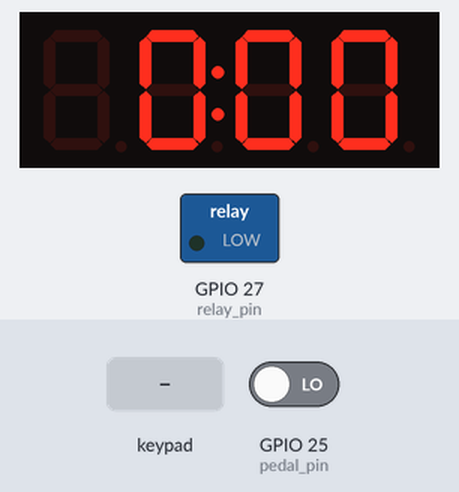
A sketch run on a simulated ESP32. On the bench: 4-digit seven-segment display, switched loads named in the sketch (green lamp = pin HIGH). Inputs (shaded band) come from the test bench; at power-on: GPIO 25 (pedal_pin) LOW. WiFi joins after 1.5 s; servers stay silent unless stated; what the sketch prints to the serial monitor is not drawn.

Above: at 2.7 s.
2.8 s: keypad keys 1 3 9 7 2 2 2 * pressed 0.4 s apart
At 4.5 s:
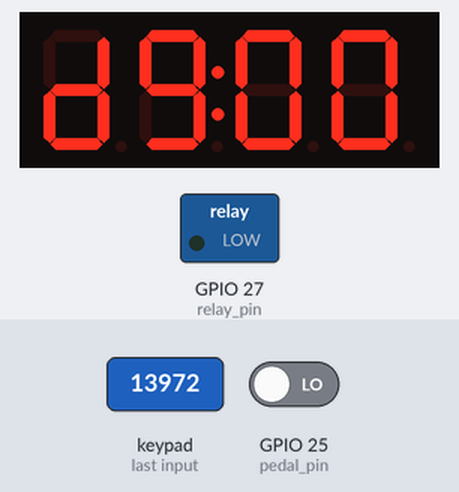
7.5 s: GPIO 25 (pedal_pin) driven HIGH
At 7.69 s:
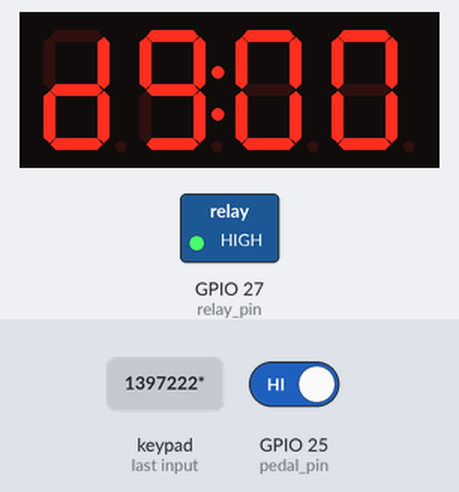
9.9 s: key 'C' pressed
At 11.3 s:
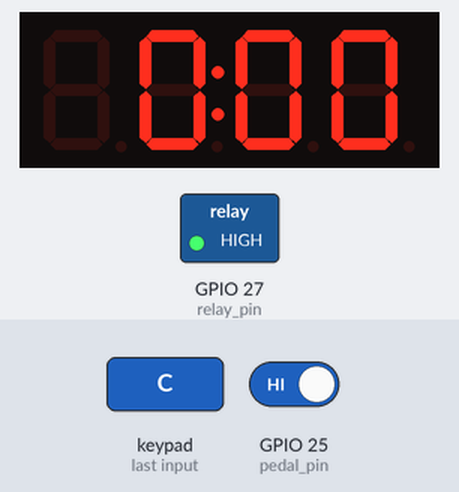
12.9 s: key '1' pressed
At 13.1 s:
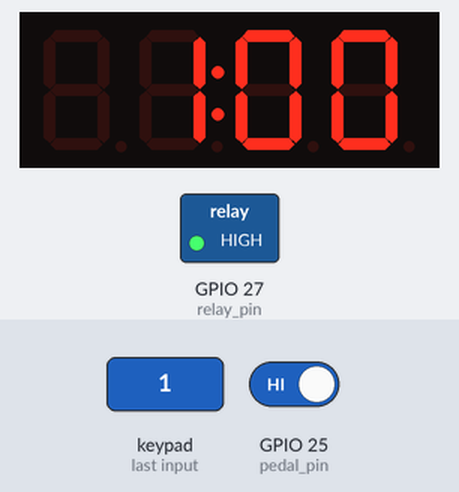
15.4 s: GPIO 25 (pedal_pin) driven LOW
At 17.1 s:
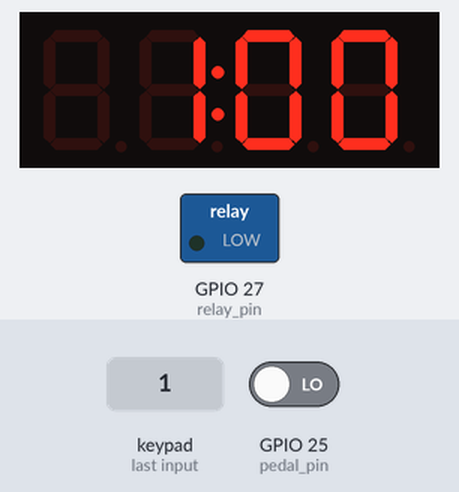
17.5 s: keypad keys 2 0 4 1 6 # pressed 0.4 s apart
At 18.9 s:
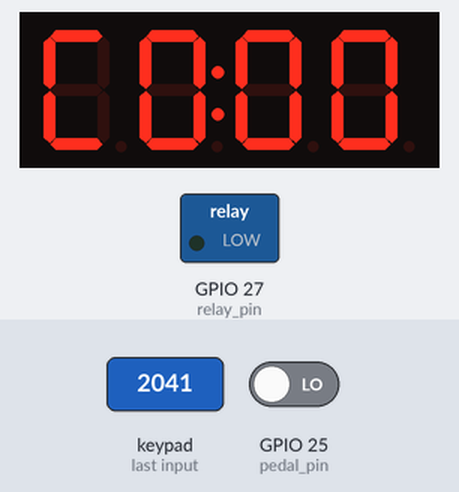
Timing chart, 0 to 21.0 s (numbered marks = the images above; inputs shaded):
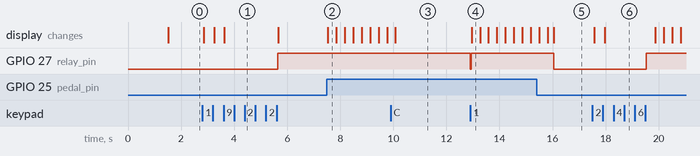

The sketch:

ESPTimer.ino
```cpp
#include "Timer.h"

Timer *timer;

void setup() {
  timer = new Timer;
}

void loop() {
  timer->Loop();
}
```

Keyboard4x4.cpp
```cpp
#include "Keyboard4x4.h"

Keyboard4x4::Keyboard4x4() {
  keypad = new Keypad(makeKeymap(keys), pin_rows, pin_column, ROW_NUM, COLUMN_NUM);
  keypad->setDebounceTime(50);  //Imposto debounce a 50ms
}

char Keyboard4x4::GetPressedKey() {
  char key = keypad->getKey();
  return key;
}
```

Keyboard4x4.h
```cpp
#pragma once
#include <Keypad.h>
#include <Arduino.h>

class Keyboard4x4 {
public:
  Keyboard4x4();

  char GetPressedKey();
private:
  Keypad *keypad;

  static const byte ROW_NUM = 4;
  static const byte COLUMN_NUM = 4;

  char keys[ROW_NUM][COLUMN_NUM] = {
    { '1', '2', '3', 'A' },
    { '4', '5', '6', 'B' },
    { '7', '8', '9', 'C' },
    { '*', '0', '#', 'D' }
  };

  byte pin_rows[ROW_NUM] = { 17, 5, 18, 19 };
  byte pin_column[COLUMN_NUM] = { 2, 0, 4, 16 };
};
```

OTA.cpp
```cpp
#include "OTA.h"
#include <Arduino.h>

OTA::OTA(Printer *printer_in)
  : printer(printer_in) {
  WiFi.mode(WIFI_STA);
  WiFi.begin(ssid, password);
  while (WiFi.waitForConnectResult() != WL_CONNECTED) {
    printer->PrintMessage("Connection Failed! Rebooting...");
    delay(5000);
    ESP.restart();
  }

  // Port defaults to 3232
  // ArduinoOTA.setPort(3232);

  // Hostname defaults to esp3232-[MAC]
  ArduinoOTA.setHostname("timer");

  // No authentication by default
  ArduinoOTA.setPassword("admin");


  // Password can be set with it's md5 value as well
  // MD5(admin) = 21232f297a57a5a743894a0e4a801fc3
  // ArduinoOTA.setPasswordHash("21232f297a57a5a743894a0e4a801fc3");

  ArduinoOTA
    .onStart([&]() {
      String type;
      if (ArduinoOTA.getCommand() == U_FLASH) {
        type = "sketch";
      } else {  // U_SPIFFS
        type = "filesystem";
      }

      // NOTE: if updating SPIFFS this would be the place to unmount SPIFFS using SPIFFS.end()
      this->printer->PrintMessage("Start updating " + type);
    })
    .onEnd([&]() {
      this->printer->PrintMessage("\nEnd");
    })
    .onProgress([&](unsigned int progress, unsigned int total) {
      this->printer->PrintMessage("Progress: " + String((progress / (total / 100)), 4));
    })
    .onError([&](ota_error_t error) {
      this->printer->PrintMessage("Error[" + String(error) + "]: ");
      if (error == OTA_AUTH_ERROR) {
        this->printer->PrintMessage("Auth Failed");
      } else if (error == OTA_BEGIN_ERROR) {
        this->printer->PrintMessage("Begin Failed");
      } else if (error == OTA_CONNECT_ERROR) {
        this->printer->PrintMessage("Connect Failed");
      } else if (error == OTA_RECEIVE_ERROR) {
        this->printer->PrintMessage("Receive Failed");
      } else if (error == OTA_END_ERROR) {
        this->printer->PrintMessage("End Failed");
      }
    });

  ArduinoOTA.begin();

  printer->PrintMessage("Ready");
  printer->PrintMessage("IP address: ");
  printer->PrintMessage(WiFi.localIP().toString());
}

void OTA::Handle() {
  ArduinoOTA.handle();
}
```

OTA.h
```cpp
#pragma once
#include <WiFi.h>
#include <ESPmDNS.h>
#include <NetworkUdp.h>
#include <ArduinoOTA.h>
#include "Printer.h"

class OTA {
public:

  OTA(Printer *printer);

  void Handle();

private:
  Printer *const printer;
  const char *ssid = "YourSSID";
  const char *password = "YourPassword";
};
```

Pedal.cpp
```cpp
#include "Pedal.h"

Pedal::Pedal() {
  // Initialize as an input pin with pull down
  pinMode(pedal_pin, INPUT_PULLDOWN);
}

const bool Pedal::GetPedalStatus() const {
  return (digitalRead(pedal_pin) == HIGH);
}
```

Pedal.h
```cpp
#pragma once
#include <Arduino.h>

class Pedal {
public:
  Pedal();

  const bool GetPedalStatus() const;

private:
  static constexpr int pedal_pin = 25;
};
```

Printer.h
```cpp
#pragma once
#include <Arduino.h>

class Printer
{
public:
  virtual void PrintMessage(String message) = 0;
};
```

Relay.cpp
```cpp
#include "Relay.h"

Relay::Relay() {
  // Initialize GPIO 27 as an output pin
  pinMode(relay_pin, OUTPUT);

  SetRelayStatus(false);
}

void Relay::SetRelayStatus(const bool status) {
  if (status)
    digitalWrite(relay_pin, HIGH);
  else
    digitalWrite(relay_pin, LOW);

  relay_status = status;
}

const bool Relay::GetRelayStatus() const {
  return relay_status;
}
```

Relay.h
```cpp
#pragma once
#include <Arduino.h>

class Relay {
public:
  Relay();

  void SetRelayStatus(const bool status);
  const bool GetRelayStatus() const;
private:
  bool relay_status{ false };
  static constexpr int relay_pin = 27;
};
```

SerialPrinter.cpp
```cpp
#include "SerialPrinter.h"

SerialPrinter::SerialPrinter() {
  Serial.begin(115200);
}

void SerialPrinter::PrintMessage(String message) {
  Serial.println(message);
}
```

SerialPrinter.h
```cpp
#pragma once
#include "Printer.h"

class SerialPrinter : public Printer
{
public:
  SerialPrinter();

  void PrintMessage(String message) override;
};
```

SevenSegmentDisplay.cpp
```cpp
#include "SevenSegmentDisplay.h"

SevenSegmentDisplay::SevenSegmentDisplay() {
  // Module connection pins (Digital Pins)
  const int CLK = 13;
  const int DIO = 14;

  display = new TM1637Display(CLK, DIO);
  display->setBrightness(0x0f);
}

void SevenSegmentDisplay::DisplayNumber(double number) {
  uint8_t digits[4] = { 0x00, 0x00, 0x00, 0x00 };

  int intPart = (int)number;
  int decPart = (int)((number - intPart) * 100);

  // Integer part
  if (intPart >= 10) {
    digits[0] = display->encodeDigit(intPart / 10);
  } else {
    digits[0] = 0x00;  // Skip leading zero
  }

  digits[1] = display->encodeDigit(intPart % 10) | 0x80;  // Set colon

  // Decimal part
  digits[2] = display->encodeDigit(decPart / 10);
  digits[3] = display->encodeDigit(decPart % 10);

  display->setSegments(digits);
}

void SevenSegmentDisplay::DisplayFocusing() {
  uint8_t data[] = { display->encodeDigit(0xf),  display->encodeDigit(0xc), display->encodeDigit(0x5), 0x00 };  // Last digit left blank

  display->setSegments(data);
}
```

SevenSegmentDisplay.h
```cpp
#include <Arduino.h>
#include <TM1637Display.h>


class SevenSegmentDisplay {
public:
  SevenSegmentDisplay();

  void DisplayNumber(double number);
  void DisplayFocusing();

private:
  TM1637Display* display;
};
```

Timer.cpp
```cpp
#include "Timer.h"
#include <ctype.h>

Timer::Timer() {
  status = Status::setup;
  printer = new SerialPrinter();
  ota = new OTA(printer);

  current_value = 0.0;
  target_time_us = 0;
  time_us = 0;
}

Timer::~Timer() {
  delete printer;
  delete ota;
}

void Timer::Loop() {
  ota->Handle();

  ParseInput();

  switch (status) {
    case Status::setup:
      SetupStatus();
      break;
    case Status::light:
      LightStatus();
      break;

    case Status::focusing:
      FocusingStatus();
      break;
  }
}

void Timer::ParseInput() {
  char ch = keyboard.GetPressedKey();
  if (ch == 'C') {
    // Rage quit / reset
    current_value = 0.0;
    relay.SetRelayStatus(false);
    status = Status::setup;
    current_value = 0;
  }

  if (status == Status::light)
    return;

  if (ch >= '0' && ch <= '9' && current_value < 100.0)
    // Update current value
    current_value = current_value * 10 + (ch - '0');
  else if (ch == 'A') {
    // Duplicate current value
    current_value = current_value * 2.0;
  } else if (ch == 'B') {
    // Halve current value
    current_value = current_value / 2.0;
  } else if (ch == 'D') {
    // Implement functions for D
  } else if (ch == '#' || pedal.GetPedalStatus()) {
    // Start light status
    UpdateTime();
    target_time_us = time_us + (current_value * sec_to_usec);
    status = Status::light;
    relay.SetRelayStatus(true);
  } else if (ch == '*') {
    // Toggle focusing status. Return to setup status after focusing
    status == Status::focusing
      ? (status = Status::setup, relay.SetRelayStatus(false))
      : (status = Status::focusing, relay.SetRelayStatus(true));
  };
}

void Timer::SetupStatus() {
  display.DisplayNumber(current_value);
}

void Timer::LightStatus() {
  UpdateTime();
  double time_sec = round(((target_time_us - time_us) * 100.0) / sec_to_usec) / 100.0;  // Round to 2 decimal places
  display.DisplayNumber(time_sec);
  if (time_us > target_time_us) {
    relay.SetRelayStatus(false);
    status = Status::setup;
  }
}

void Timer::FocusingStatus() {
  display.DisplayFocusing();
}

void Timer::UpdateTime() {
  struct timeval tv_now;

  if (gettimeofday(&tv_now, NULL) == 0) {
    time_us = (int64_t)tv_now.tv_sec * sec_to_usec + (int64_t)tv_now.tv_usec;
  }
}
```

Timer.h
```cpp
#pragma once
#include <Arduino.h>
#include "SerialPrinter.h"
#include "OTA.h"
#include "Keyboard4x4.h"
#include "SevenSegmentDisplay.h"
#include "Relay.h"
#include "Pedal.h"

class Timer {
public:
  enum class Status {
    setup,
    light,
    focusing,
  };

  Timer();
  ~Timer();

  void Loop();
protected:
  void ParseInput();
  void SetupStatus();
  void LightStatus();
  void FocusingStatus();

  void UpdateTime();

  void SetLight(bool status);

  Printer* printer;
  OTA* ota;
  Keyboard4x4 keyboard;
  SevenSegmentDisplay display;
  Relay relay;
  Status status;
  Pedal pedal;

  int64_t time_us;
  int64_t target_time_us;

  double current_value;

  static const long int sec_to_usec = 1000000L;
};
```

Measured:
- after the input at 2.8 s, GPIO 27 (relay_pin): LOW → HIGH after 2.8 s; the display: first changes after 0.06 s (image 1 shows a later state)
- after the input at 7.5 s, the display: changes at once (image 2)
- after the input at 9.9 s, the display: changes after 0.18 s (image 3)
- after the input at 12.9 s, GPIO 27 (relay_pin): HIGH → LOW at once, → HIGH 0.02 s later; the display: changes after 0.05 s (image 4)
- after the input at 15.4 s, GPIO 27 (relay_pin): HIGH → LOW after 0.65 s
- after the input at 17.5 s, GPIO 27 (relay_pin): LOW → HIGH after 2.0 s; the display: first changes after 0.08 s (image 6 shows a later state)
